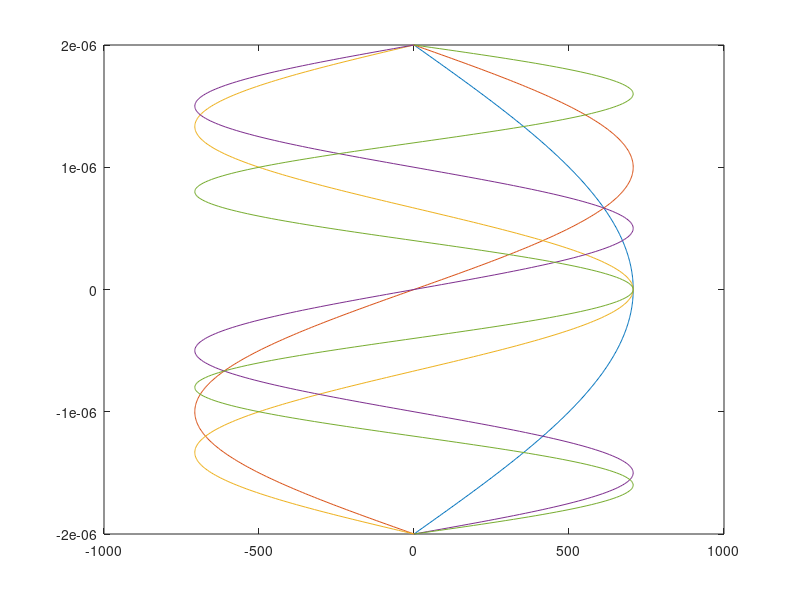

Write the MATLAB code that produced this figure.
clear all
format short

%Globals
d=4e-6;
x=[-2:0.01:2]*10^-6;

for m = 1:5
    if rem(m,2)==0
        u(m,:)=sqrt(2/d).*sin(m*pi*x./d);
    else
        u(m,:)=sqrt(2/d).*cos(m*pi*x./d);
    end
end

plot(u(1,:),x,u(2,:),x,u(3,:),x,u(4,:),x,u(5,:),x)
